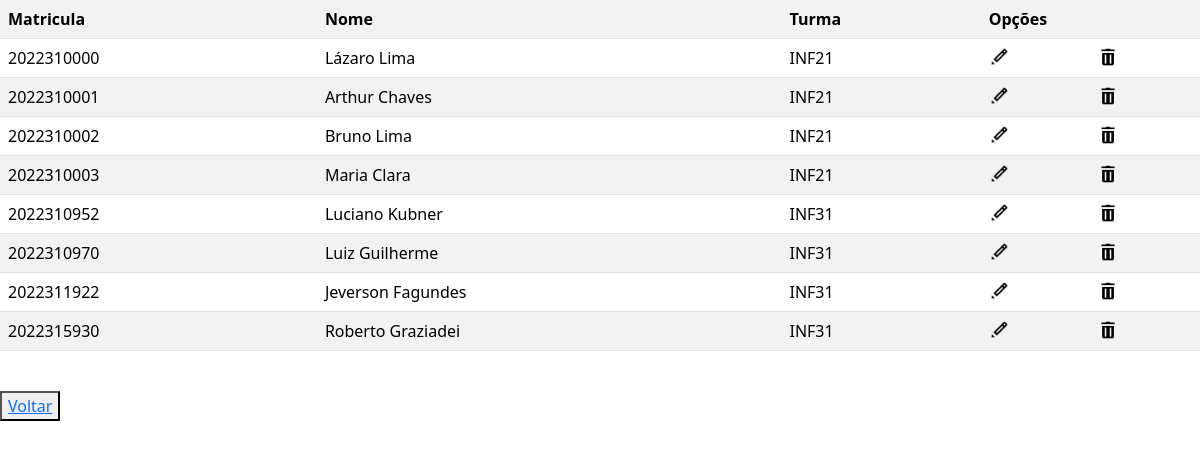
Screenshot of /crud/crud_aluno/listar.php (signed in) with the database file from the repository.
### tables this page shows
CREATE TABLE IF NOT EXISTS `aluno` (
  `matricula` int NOT NULL AUTO_INCREMENT,
  `nome` varchar(255) NOT NULL,
  `turma` int NOT NULL,
  PRIMARY KEY (`matricula`)
);

CREATE TABLE IF NOT EXISTS `turma` (
  `id_turma` int NOT NULL AUTO_INCREMENT,
  `nome_turma` varchar(255) NOT NULL,
  PRIMARY KEY (`id_turma`)
);

### crud/crud_aluno/listar.php (the view, shortened to what this page needs)
<?php
include('../../conecta.php');
echo "<link rel='stylesheet' href='../../css/bootstrap.min.css'>";
$sql = "SELECT * FROM aluno
    inner join turma on turma = id_turma";
$resultado = mysqli_query($conexao, $sql);
echo '<table class="table table-white table-striped">
<tr>
<th scope="col">Matricula</th>
<th scope="col">Nome</th>
<th scope="col">Turma</th>
<th colspan=3>Opções</th>
</tr>';
while ($dados = mysqli_fetch_assoc($resultado)) {
    echo '<tr>';
    echo '<td>' . $dados['matricula'] . '</td>';
    echo '<td>' . $dados['nome'] . '</td>';
    echo '<td>' . $dados['nome_turma'] . '</td>';
    echo '<td> <a href="formedit.php?matricula=' . $dados['matricula'] . '"> <img src="imagens/editar.png" width="20" height="20"> </a> </td>';
    echo '<td> <a href="excluir?matricula=' . $dados['matricula'] . '"> <img src="imagens/excluir.png" width="20" height="20"> </a> </td>';
    echo '</tr>';
}
echo '</table>' . "<br>";
echo '<button><a href="index.php">Voltar</a></button>';

### rows the page displays
aluno: matricula "2022310000", nome "Lázaro Lima", turma.nome_turma "INF21"
aluno: matricula "2022310001", nome "Arthur Chaves", turma.nome_turma "INF21"
aluno: matricula "2022310002", nome "Bruno Lima", turma.nome_turma "INF21"
aluno: matricula "2022310003", nome "Maria Clara", turma.nome_turma "INF21"
aluno: matricula "2022310952", nome "Luciano Kubner", turma.nome_turma "INF31"
aluno: matricula "2022310970", nome "Luiz Guilherme", turma.nome_turma "INF31"
aluno: matricula "2022311922", nome "Jeverson Fagundes", turma.nome_turma "INF31"
aluno: matricula "2022315930", nome "Roberto Graziadei", turma.nome_turma "INF31"
